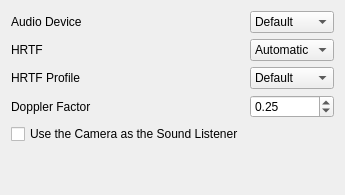
     <widget class="QWidget" name="Audio">
      <attribute name="title">
       <string>Audio</string>
      </attribute>
      <layout class="QVBoxLayout" name="verticalLayout_3">
       <item>
        <layout class="QGridLayout" name="audioLayout">
         <item row="1" column="1">
          <widget class="QComboBox" name="enableHRTFComboBox">
           <property name="sizePolicy">
            <sizepolicy hsizetype="Preferred" vsizetype="Fixed">
             <horstretch>0</horstretch>
             <verstretch>0</verstretch>
            </sizepolicy>
           </property>
           <property name="minimumSize">
            <size>
             <width>0</width>
             <height>0</height>
            </size>
           </property>
           <property name="currentIndex">
            <number>0</number>
           </property>
           <item>
            <property name="text">
             <string>Automatic</string>
            </property>
           </item>
           <item>
            <property name="text">
             <string>Off</string>
            </property>
           </item>
           <item>
            <property name="text">
             <string>On</string>
            </property>
           </item>
          </widget>
         </item>
         <item row="1" column="0">
          <widget class="QLabel" name="enableHRTFLabel">
           <property name="toolTip">
            <string>This setting controls HRTF, which simulates 3D sound on stereo systems.</string>
           </property>
           <property name="text">
            <string>HRTF</string>
           </property>
          </widget>
         </item>
         <item row="4" column="0">
          <widget class="QCheckBox" name="cameraListenerCheckBox">
           <property name="toolTip">
            <string>In third-person view, use the camera as the sound listener instead of the player character.</string>
           </property>
           <property name="text">
            <string>Use the Camera as the Sound Listener</string>
           </property>
          </widget>
         </item>
         <item row="3" column="0">
          <widget class="QLabel" name="dopplerLabel">
           <property name="toolTip">
            <string>&lt;html&gt;&lt;head/&gt;&lt;body&gt;&lt;p&gt;Controls the strength of the Doppler effect. Zero means it is completely disabled.&lt;/p&gt;&lt;p&gt;The Doppler effect increases or decreases the pitch of sounds relative to the velocity of the sound source and the listener.&lt;/p&gt;&lt;/body&gt;&lt;/html&gt;</string>
           </property>
           <property name="text">
            <string>Doppler Factor</string>
           </property>
          </widget>
         </item>
         <item row="3" column="1">
          <widget class="QDoubleSpinBox" name="dopplerSpinBox">
           <property name="maximum">
            <double>1.000000000000000</double>
           </property>
           <property name="singleStep">
            <double>0.010000000000000</double>
           </property>
           <property name="value">
            <double>0.250000000000000</double>
           </property>
          </widget>
         </item>
         <item row="2" column="1">
          <widget class="QComboBox" name="hrtfProfileSelectorComboBox">
           <property name="sizePolicy">
            <sizepolicy hsizetype="Preferred" vsizetype="Fixed">
             <horstretch>0</horstretch>
             <verstretch>0</verstretch>
            </sizepolicy>
           </property>
           <property name="minimumSize">
            <size>
             <width>0</width>
             <height>0</height>
            </size>
           </property>
           <property name="currentIndex">
            <number>0</number>
           </property>
           <item>
            <property name="text">
             <string>Default</string>
            </property>
           </item>
          </widget>
         </item>
         <item row="2" column="0">
          <widget class="QLabel" name="hrtfProfileSelectorLabel">
           <property name="toolTip">
            <string>Select your preferred HRTF profile.</string>
           </property>
           <property name="text">
            <string>HRTF Profile</string>
           </property>
          </widget>
         </item>
         <item row="0" column="0">
          <widget class="QLabel" name="audioDeviceSelectorLabel">
           <property name="toolTip">
            <string>Select your preferred audio device.</string>
           </property>
           <property name="text">
            <string>Audio Device</string>
           </property>
          </widget>
         </item>
         <item row="0" column="1">
          <widget class="QComboBox" name="audioDeviceSelectorComboBox">
           <property name="sizePolicy">
            <sizepolicy hsizetype="Preferred" vsizetype="Fixed">
             <horstretch>0</horstretch>
             <verstretch>0</verstretch>
            </sizepolicy>
           </property>
           <property name="minimumSize">
            <size>
             <width>0</width>
             <height>0</height>
            </size>
           </property>
           <property name="currentIndex">
            <number>0</number>
           </property>
           <item>
            <property name="text">
             <string>Default</string>
            </property>
           </item>
          </widget>
         </item>
        </layout>
       </item>
       <item>
        <spacer>
         <property name="orientation">
          <enum>Qt::Vertical</enum>
         </property>
         <property name="sizeHint" stdset="0">
          <size>
           <width>20</width>
           <height>40</height>
          </size>
         </property>
        </spacer>
       </item>
      </layout>
     </widget>
